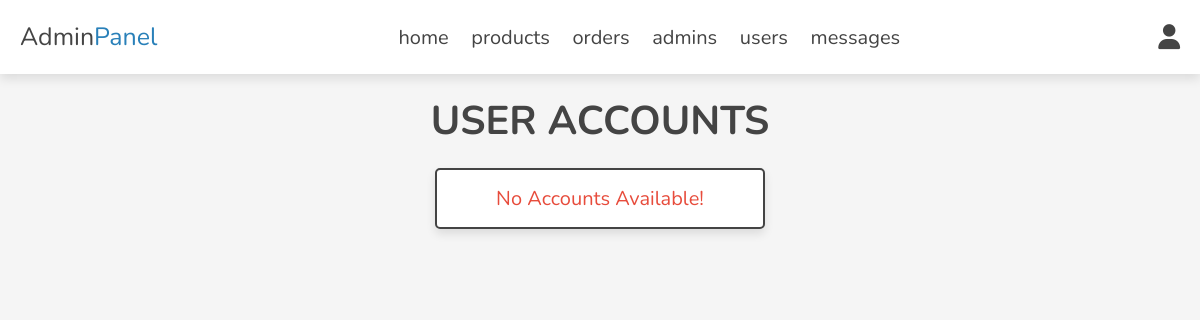
Page /admin/users_accounts.php (signed in) on the earlier database version.
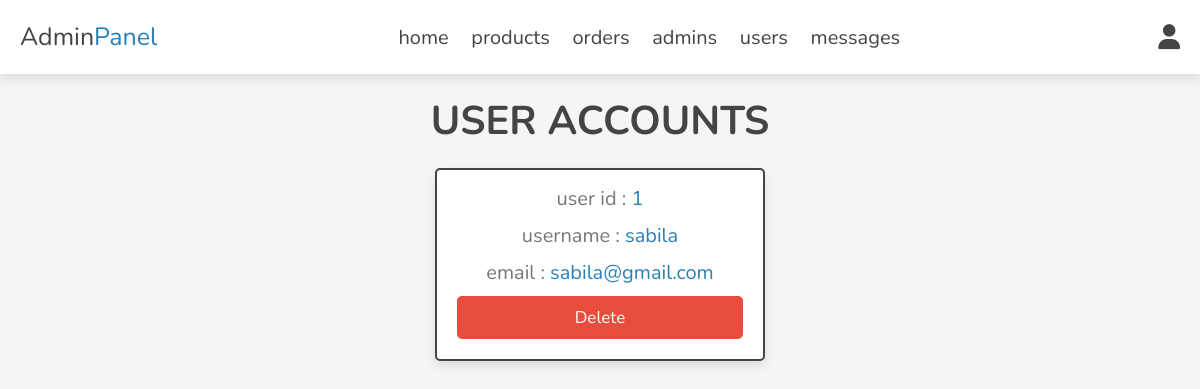
Same page on the later database version.
### tables this page shows
CREATE TABLE `users` (
  `id` int(100) NOT NULL,
  `name` varchar(20) NOT NULL,
  `email` varchar(50) NOT NULL,
  `password` varchar(50) NOT NULL
);

### admin/users_accounts.php (the view, shortened to what this page needs)
<?php
include '../components/connect.php';
?>
<!DOCTYPE html>
<html lang="en">
<head>
   <link rel="stylesheet" href="https://cdnjs.cloudflare.com/ajax/libs/font-awesome/6.1.1/css/all.min.css">
   <link rel="stylesheet" href="../css/admin_style.css">
</head>
<body>
<?php include '../components/admin_header.php'; ?>
<section class="accounts">
   <h1 class="heading">user accounts</h1>
   <div class="box-container">
   <?php
      $select_accounts = $conn->prepare("SELECT * FROM `users`");
      $select_accounts->execute();
      if($select_accounts->rowCount() > 0){
         while($fetch_accounts = $select_accounts->fetch(PDO::FETCH_ASSOC)){
   ?>
   <div class="box">
      <p> user id : <span><?= $fetch_accounts['id']; ?></span> </p>
      <p> username : <span><?= $fetch_accounts['name']; ?></span> </p>
      <p> email : <span><?= $fetch_accounts['email']; ?></span> </p>
      <a href="users_accounts.php?delete=<?= $fetch_accounts['id']; ?>" onclick="return confirm('delete this account? the user related information will also be delete!')" class="delete-btn">delete</a>
   </div>
   <?php
         }
      }else{
         echo '<p class="empty">no accounts available!</p>';
      }
   ?>
   </div>
</section>
</body>
</html>

Differences in the rows shown:
added users: id "1", name "sabila", email "sabila@gmail.com"
Other differences:
text no longer shown: "No Accounts Available!"
